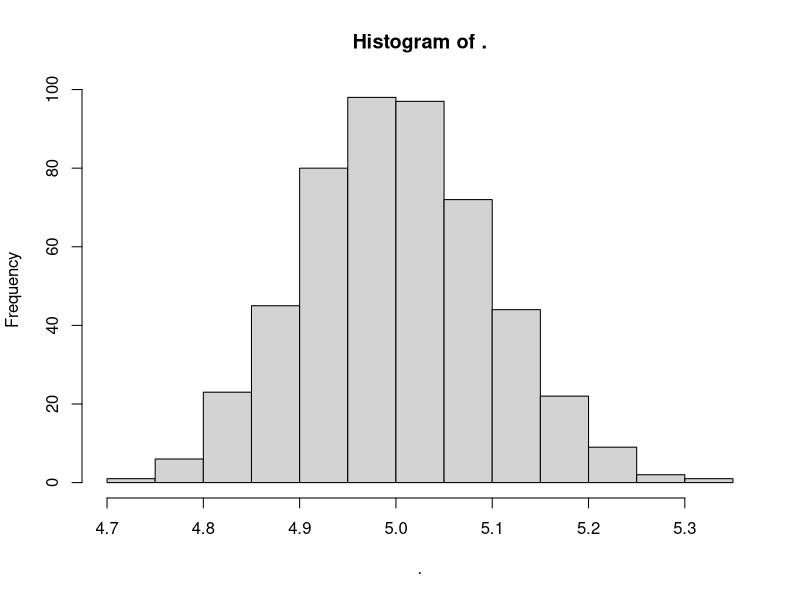

Recreate this plot in R.
library(dplyr)

# generate_data
N <- 10e6
y <- rnorm(N, 5, 1) # 5 =true popul. mean
popul <- data.frame(y)
set.seed(123)
n <- 100
smpl <- sample_n(popul, n)
# true popul. mean
mean(popul$y)

# standard error of mean using formula
SEM <- sd(smpl$y) / sqrt( nrow(smpl) )
SEM


# initialize means tibble to store iteration and sample means
means <- tibble(idx = numeric(),
                mean = numeric())

# repeat sampling 500x and save means
for (i in 1:500){
  smpl <- sample_n(popul, n)
  means[i,1] <- i
  means[i,2] <- mean(smpl$y)
  print(i)
}

means$mean %>%
  hist()

# standard error of mean
sd(means$mean)




